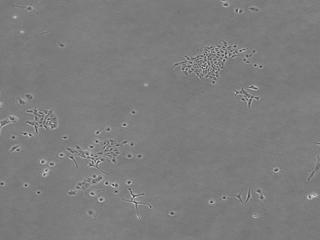
%> input picture trackers/TLD/input/001.jpg, 320 x 240 px
$ octave --eval "result = segmentCell(imread('trackers/TLD/input/001.jpg'));"   (GNU Octave 9; MATLAB toolbox functions it lacks are replaced by stand-ins)
%> lines starting %> are read from the running program, lines starting %| are printed output that depends on the picture; in (x1, y1, x2, y2) boxes, pixels count from 0 and x2, y2 are one past the last pixel; in counts of white or black regions, pixels touching at a corner belong together; the program's own positions count from 1
function [segmentResult, boundingBoxes] = segmentCell(im)
    minWidth = 15;
    maxWidth = 70;
    minHeight = 15;
    maxHeight = 70;
    showBoxFlag = false;

    I = rgb2gray(im);
    %% Detect Entire Cell
    % Two cells are present in this image, but only one cell can be seen in its entirety. We will detect this cell. Another word for object detection is segmentation. The object to be segmented differs greatly in contrast from the background image. Changes in contrast can be detected by operators that calculate the gradient of an image. The gradient image can be calculated and a threshold can be applied to create a binary mask containing the segmented cell. First, we use edge and the Sobel operator to calculate the threshold value. We then tune the threshold value and use edge again to obtain a binary mask that contains the segmented cell.
    [~, threshold] = edge(I, 'sobel');
%> threshold = 0.0404
    % fudgeFactor = .5;
    %-----------------set 1.8
    fudgeFactor = 1.8;
    BWs = edge(I,'sobel', threshold * fudgeFactor);
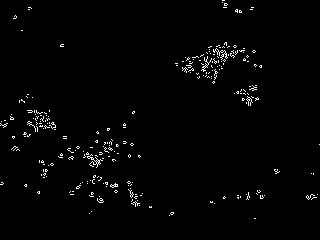
%> BWs: size 240x320 logical; 1.6% white in thin lines or dots
    % figure, imshow(BWs), title('binary gradient mask');


    %% Step 3: Dilate the Image
    % The binary gradient mask shows lines of high contrast in the image. These lines do not quite delineate the outline of the object of interest. Compared to the original image, you can see gaps in the lines surrounding the object in the gradient mask. These linear gaps will disappear if the Sobel image is dilated using linear structuring elements, which we can create with the strel function.
    % se90 = strel('line', 3, 90);
    % se0 = strel('line', 3, 0);
    se90 = strel('line', 4, 90);
    se0 = strel('line', 4, 0);

    %%
    BWsdil = imdilate(BWs, [se90 se0]);
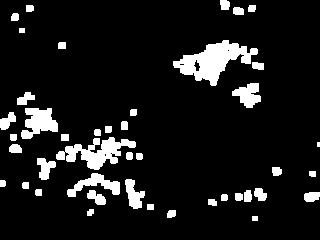
%> BWsdil: size 240x320 logical; 9.9% white; 43 white regions (1 under 20 px), largest, box (x1, y1, x2, y2) and area: (173, 40, 258, 86) 1744, (56, 137, 136, 170) 1178, (21, 108, 58, 139) 725
    BWsdil = imdilate(BWsdil, [se90 se0]);
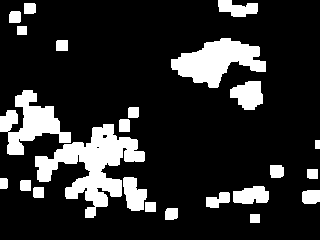
%> BWsdil: size 240x320 logical; 17.2% white; 24 white regions, largest, box (x1, y1, x2, y2) and area: (35, 124, 145, 218) 4075, (171, 38, 266, 88) 2557, (0, 90, 71, 155) 2100
    % figure, imshow(BWsdil), title('dilated gradient mask');
%     figure, imshow(double(BWsdil).*double(I)), title('dilated gradient mask');
%     imdil = double(BWsdil).*double(I);

    %% Step 4: Fill Interior Gaps 填补
    BWdfill = imfill(BWsdil, 'holes');
%> BWdfill: size 240x320 logical; 17.2% white; 24 white regions
%     figure, imshow(BWdfill);
%     title('binary image with filled holes');

    %% Step 5: Remove Connected Objects on Border 移除处在边界上的对象
    BWnobord = BWdfill;
    % BWnobord = imclearborder(BWdfill, 4);
    % figure, imshow(BWnobord), title('cleared border image');

    %% 显示分割区域
%     figure, imshow(I), title('original image');
    boundingBoxes = regionprops(BWdfill, 'BoundingBox');
%> boundingBoxes = 24 regions; largest, box (x1, y1, x2, y2): (35, 124, 145, 218), (171, 38, 266, 88), (0, 90, 71, 155), (230, 81, 263, 110), (123, 177, 147, 211)
%     boundingBoxesFiltered = struct;
    count = 1;
    for i=1:numel(boundingBoxes)
        rect = boundingBoxes(i).BoundingBox;
%         rectangle('Position', [rect(1), rect(2), rect(3), rect(4)],...
%                 'LineWidth',1, 'edgecolor', 'r');

        if rect(3)>minWidth && rect(4)>minHeight
            if rect(3)<maxWidth && rect(4)<maxHeight
                if showBoxFlag
                    rectangle('Position', [rect(1), rect(2), rect(3), rect(4)],...
                        'LineWidth',1, 'edgecolor', 'g');
                end
                boundingBoxesFiltered(count) = struct('BoundingBox', rect);
                count = count + 1;
            end
        end
    end
%> this loop made 24 passes
%> rect on passes 1 to 12: [0.5 90.5 71 65], [0.5 178.5 8 11], [9.5 11.5 12 12], [17.5 26.5 10 9], [20.5 180.5 11 11], [24.5 3.5 12 11], [33.5 187.5 11 11], [35.5 124.5 110 94], [56.5 40.5 12 11], [119.5 119.5 11 13], [123.5 177.5 24 34], [128.5 107.5 11 11]
%> after the loop, boundingBoxesFiltered = 5 regions; box (x1, y1, x2, y2): (123, 177, 147, 211), (206, 192, 230, 208), (218, 0, 258, 17), (230, 81, 263, 110), (233, 186, 269, 204)

    %% Filter to boundingBoxes
    boundingBoxes = boundingBoxesFiltered;
%> boundingBoxes has the same summary as boundingBoxesFiltered
    [L, num] = bwlabel(BWdfill);
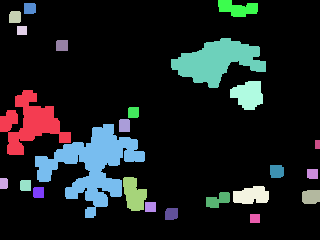
%> L: size 240x320 double; 25 distinct labels, from 0 to 24; one colour per label, 0 black
%> num = 24
    segmentResult = L;
end
